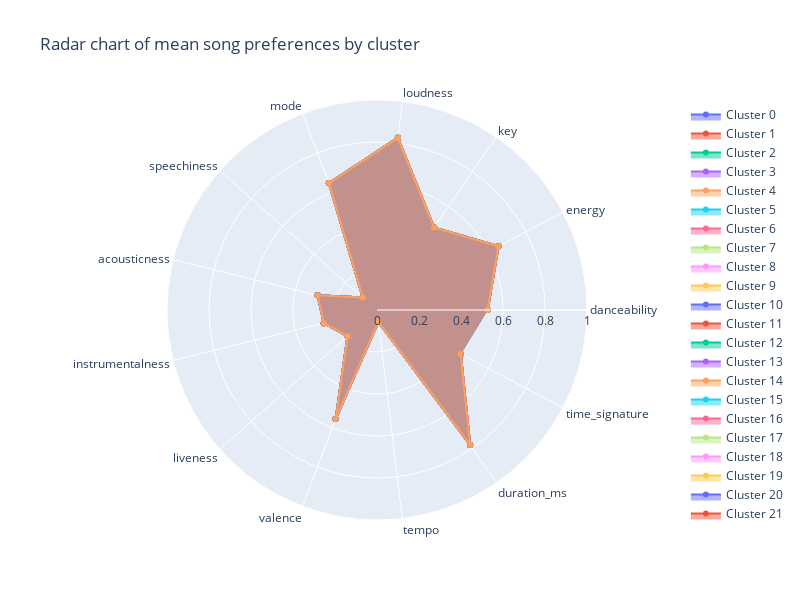

The notebook cell this image was saved under:
### Markdown cell above
####  Cluster analysis - radar chart

Having calculated the average score for each food by cluster, we now have a matrix that we can analyse. However, as data scientists with coding skills, we can visualise this information to gain a clearer understanding of why certain people are clustered together and why others aren't.

Visualising the data can help us to identify patterns and trends that would be difficult to see in a matrix. For example, we might be able to see that certain foods are consistently grouped together, while others are more spread out. This could suggest that there are different subgroups of students with different dietary preferences.

We can also use visualisation to identify outliers. For example, we might find a few students who have very different food preferences than the rest of the group. This could be due to a variety of factors, such as cultural background, medical conditions, or personal preferences.

### Code cell
# State the label for each arm of the chart
import plotly.graph_objects as go
categories = ['danceability', 'energy', 'key', 'loudness', 'mode', 'speechiness',
       'acousticness', 'instrumentalness', 'liveness', 'valence', 'tempo',
       'duration_ms', 'time_signature']

# Create an empty list to store the objects
trace_objects = []

# Iterate over the unique cluster numbers and add an object for each cluster to the list
for cluster in sorted(songs_df_cl_mm['clusters'].unique()):
  cluster_song_means = go.Scatterpolar(
    r=[songs_df_cl_mm.loc[songs_df_cl_mm['clusters'] == clusters, 'danceability'].mean(),
      songs_df_cl_mm.loc[songs_df_cl_mm['clusters'] == clusters, 'energy'].mean(),
      songs_df_cl_mm.loc[songs_df_cl_mm['clusters'] == clusters, 'key'].mean(),
      songs_df_cl_mm.loc[songs_df_cl_mm['clusters'] == clusters, 'loudness'].mean(),
      songs_df_cl_mm.loc[songs_df_cl_mm['clusters'] == clusters, 'mode'].mean(),
      songs_df_cl_mm.loc[songs_df_cl_mm['clusters'] == clusters, 'speechiness'].mean(),
      songs_df_cl_mm.loc[songs_df_cl_mm['clusters'] == clusters, 'acousticness'].mean(),
      songs_df_cl_mm.loc[songs_df_cl_mm['clusters'] == clusters, 'instrumentalness'].mean(),
      songs_df_cl_mm.loc[songs_df_cl_mm['clusters'] == clusters, 'liveness'].mean(),
      songs_df_cl_mm.loc[songs_df_cl_mm['clusters'] == clusters, 'tempo'].mean(),
      songs_df_cl_mm.loc[songs_df_cl_mm['clusters'] == clusters, 'duration_ms'].mean(),
      songs_df_cl_mm.loc[songs_df_cl_mm['clusters'] == clusters, 'time_signature'].mean(),
      songs_df_cl_mm.loc[songs_df_cl_mm['clusters'] == clusters, 'valence'].mean()],
    theta=categories,
    fill='toself',
    name=f'Cluster {cluster}'
  )
  trace_objects.append(cluster_song_means)

# Add the objects to the figure
fig = go.Figure()
fig.add_traces(trace_objects)

# Add extras to the plot such as title
# You'll always need `polar=dict(radialaxis=dict(visible=True,range=[0, 1]))` when creating a radar plot
fig.update_layout(
  title_text = 'Radar chart of mean song preferences by cluster',
  height = 600,
  width = 800,
  polar=dict(
    radialaxis=dict(
      visible=True,
      range=[0, 1]
    )),
  showlegend=True
)

# Show the initialised plot and the layers
fig.show()

### Figure 1 — Plotly figure (JSON) as saved in the notebook; plotly's stock layout.template omitted (floating-point values rounded to 4 significant figures)
{"data": [{"fill": "toself", "name": "Cluster 0", "r": [0.5269, 0.6536, 0.4777, 0.8259, 0.6462, 0.09061, 0.2912, 0.2613, 0.1878, 0.5548, 0.05687, 0.7806, 0.4504], "theta": ["danceability", "energy", "key", "loudness", "mode", "speechiness", "acousticness", "instrumentalness", "liveness", "valence", "tempo", "duration_ms", "time_signature"], "type": "scatterpolar"}, {"fill": "toself", "name": "Cluster 1", "r": [0.5269, 0.6536, 0.4777, 0.8259, 0.6462, 0.09061, 0.2912, 0.2613, 0.1878, 0.5548, 0.05687, 0.7806, 0.4504], "theta": ["danceability", "energy", "key", "loudness", "mode", "speechiness", "acousticness", "instrumentalness", "liveness", "valence", "tempo", "duration_ms", "time_signature"], "type": "scatterpolar"}, {"fill": "toself", "name": "Cluster 2", "r": [0.5269, 0.6536, 0.4777, 0.8259, 0.6462, 0.09061, 0.2912, 0.2613, 0.1878, 0.5548, 0.05687, 0.7806, 0.4504], "theta": ["danceability", "energy", "key", "loudness", "mode", "speechiness", "acousticness", "instrumentalness", "liveness", "valence", "tempo", "duration_ms", "time_signature"], "type": "scatterpolar"}, {"fill": "toself", "name": "Cluster 3", "r": [0.5269, 0.6536, 0.4777, 0.8259, 0.6462, 0.09061, 0.2912, 0.2613, 0.1878, 0.5548, 0.05687, 0.7806, 0.4504], "theta": ["danceability", "energy", "key", "loudness", "mode", "speechiness", "acousticness", "instrumentalness", "liveness", "valence", "tempo", "duration_ms", "time_signature"], "type": "scatterpolar"}, {"fill": "toself", "name": "Cluster 4", "r": [0.5269, 0.6536, 0.4777, 0.8259, 0.6462, 0.09061, 0.2912, 0.2613, 0.1878, 0.5548, 0.05687, 0.7806, 0.4504], "theta": ["danceability", "energy", "key", "loudness", "mode", "speechiness", "acousticness", "instrumentalness", "liveness", "valence", "tempo", "duration_ms", "time_signature"], "type": "scatterpolar"}, {"fill": "toself", "name": "Cluster 5", "r": [0.5269, 0.6536, 0.4777, 0.8259, 0.6462, 0.09061, 0.2912, 0.2613, 0.1878, 0.5548, 0.05687, 0.7806, 0.4504], "theta": ["danceability", "energy", "key", "loudness", "mode", "speechiness", "acousticness", "instrumentalness", "liveness", "valence", "tempo", "duration_ms", "time_signature"], "type": "scatterpolar"}, {"fill": "toself", "name": "Cluster 6", "r": [0.5269, 0.6536, 0.4777, 0.8259, 0.6462, 0.09061, 0.2912, 0.2613, 0.1878, 0.5548, 0.05687, 0.7806, 0.4504], "theta": ["danceability", "energy", "key", "loudness", "mode", "speechiness", "acousticness", "instrumentalness", "liveness", "valence", "tempo", "duration_ms", "time_signature"], "type": "scatterpolar"}, {"fill": "toself", "name": "Cluster 7", "r": [0.5269, 0.6536, 0.4777, 0.8259, 0.6462, 0.09061, 0.2912, 0.2613, 0.1878, 0.5548, 0.05687, 0.7806, 0.4504], "theta": ["danceability", "energy", "key", "loudness", "mode", "speechiness", "acousticness", "instrumentalness", "liveness", "valence", "tempo", "duration_ms", "time_signature"], "type": "scatterpolar"}, {"fill": "toself", "name": "Cluster 8", "r": [0.5269, 0.6536, 0.4777, 0.8259, 0.6462, 0.09061, 0.2912, 0.2613, 0.1878, 0.5548, 0.05687, 0.7806, 0.4504], "theta": ["danceability", "energy", "key", "loudness", "mode", "speechiness", "acousticness", "instrumentalness", "liveness", "valence", "tempo", "duration_ms", "time_signature"], "type": "scatterpolar"}, {"fill": "toself", "name": "Cluster 9", "r": [0.5269, 0.6536, 0.4777, 0.8259, 0.6462, 0.09061, 0.2912, 0.2613, 0.1878, 0.5548, 0.05687, 0.7806, 0.4504], "theta": ["danceability", "energy", "key", "loudness", "mode", "speechiness", "acousticness", "instrumentalness", "liveness", "valence", "tempo", "duration_ms", "time_signature"], "type": "scatterpolar"}, {"fill": "toself", "name": "Cluster 10", "r": [0.5269, 0.6536, 0.4777, 0.8259, 0.6462, 0.09061, 0.2912, 0.2613, 0.1878, 0.5548, 0.05687, 0.7806, 0.4504], "theta": ["danceability", "energy", "key", "loudness", "mode", "speechiness", "acousticness", "instrumentalness", "liveness", "valence", "tempo", "duration_ms", "time_signature"], "type": "scatterpolar"}, {"fill": "toself", "name": "Cluster 11", "r": [0.5269, 0.6536, 0.4777, 0.8259, 0.6462, 0.09061, 0.2912, 0.2613, 0.1878, 0.5548, 0.05687, 0.7806, 0.4504], "theta": ["danceability", "energy", "key", "loudness", "mode", "speechiness", "acousticness", "instrumentalness", "liveness", "valence", "tempo", "duration_ms", "time_signature"], "type": "scatterpolar"}, {"fill": "toself", "name": "Cluster 12", "r": [0.5269, 0.6536, 0.4777, 0.8259, 0.6462, 0.09061, 0.2912, 0.2613, 0.1878, 0.5548, 0.05687, 0.7806, 0.4504], "theta": ["danceability", "energy", "key", "loudness", "mode", "speechiness", "acousticness", "instrumentalness", "liveness", "valence", "tempo", "duration_ms", "time_signature"], "type": "scatterpolar"}, {"fill": "toself", "name": "Cluster 13", "r": [0.5269, 0.6536, 0.4777, 0.8259, 0.6462, 0.09061, 0.2912, 0.2613, 0.1878, 0.5548, 0.05687, 0.7806, 0.4504], "theta": ["danceability", "energy", "key", "loudness", "mode", "speechiness", "acousticness", "instrumentalness", "liveness", "valence", "tempo", "duration_ms", "time_signature"], "type": "scatterpolar"}, {"fill": "toself", "name": "Cluster 14", "r": [0.5269, 0.6536, 0.4777, 0.8259, 0.6462, 0.09061, 0.2912, 0.2613, 0.1878, 0.5548, 0.05687, 0.7806, 0.4504], "theta": ["danceability", "energy", "key", "loudness", "mode", "speechiness", "acousticness", "instrumentalness", "liveness", "valence", "tempo", "duration_ms", "time_signature"], "type": "scatterpolar"}, {"fill": "toself", "name": "Cluster 15", "r": [0.5269, 0.6536, 0.4777, 0.8259, 0.6462, 0.09061, 0.2912, 0.2613, 0.1878, 0.5548, 0.05687, 0.7806, 0.4504], "theta": ["danceability", "energy", "key", "loudness", "mode", "speechiness", "acousticness", "instrumentalness", "liveness", "valence", "tempo", "duration_ms", "time_signature"], "type": "scatterpolar"}, {"fill": "toself", "name": "Cluster 16", "r": [0.5269, 0.6536, 0.4777, 0.8259, 0.6462, 0.09061, 0.2912, 0.2613, 0.1878, 0.5548, 0.05687, 0.7806, 0.4504], "theta": ["danceability", "energy", "key", "loudness", "mode", "speechiness", "acousticness", "instrumentalness", "liveness", "valence", "tempo", "duration_ms", "time_signature"], "type": "scatterpolar"}, {"fill": "toself", "name": "Cluster 17", "r": [0.5269, 0.6536, 0.4777, 0.8259, 0.6462, 0.09061, 0.2912, 0.2613, 0.1878, 0.5548, 0.05687, 0.7806, 0.4504], "theta": ["danceability", "energy", "key", "loudness", "mode", "speechiness", "acousticness", "instrumentalness", "liveness", "valence", "tempo", "duration_ms", "time_signature"], "type": "scatterpolar"}, {"fill": "toself", "name": "Cluster 18", "r": [0.5269, 0.6536, 0.4777, 0.8259, 0.6462, 0.09061, 0.2912, 0.2613, 0.1878, 0.5548, 0.05687, 0.7806, 0.4504], "theta": ["danceability", "energy", "key", "loudness", "mode", "speechiness", "acousticness", "instrumentalness", "liveness", "valence", "tempo", "duration_ms", "time_signature"], "type": "scatterpolar"}, {"fill": "toself", "name": "Cluster 19", "r": [0.5269, 0.6536, 0.4777, 0.8259, 0.6462, 0.09061, 0.2912, 0.2613, 0.1878, 0.5548, 0.05687, 0.7806, 0.4504], "theta": ["danceability", "energy", "key", "loudness", "mode", "speechiness", "acousticness", "instrumentalness", "liveness", "valence", "tempo", "duration_ms", "time_signature"], "type": "scatterpolar"}, {"fill": "toself", "name": "Cluster 20", "r": [0.5269, 0.6536, 0.4777, 0.8259, 0.6462, 0.09061, 0.2912, 0.2613, 0.1878, 0.5548, 0.05687, 0.7806, 0.4504], "theta": ["danceability", "energy", "key", "loudness", "mode", "speechiness", "acousticness", "instrumentalness", "liveness", "valence", "tempo", "duration_ms", "time_signature"], "type": "scatterpolar"}, {"fill": "toself", "name": "Cluster 21", "r": [0.5269, 0.6536, 0.4777, 0.8259, 0.6462, 0.09061, 0.2912, 0.2613, 0.1878, 0.5548, 0.05687, 0.7806, 0.4504], "theta": ["danceability", "energy", "key", "loudness", "mode", "speechiness", "acousticness", "instrumentalness", "liveness", "valence", "tempo", "duration_ms", "time_signature"], "type": "scatterpolar"}, {"fill": "toself", "name": "Cluster 22", "r": [0.5269, 0.6536, 0.4777, 0.8259, 0.6462, 0.09061, 0.2912, 0.2613, 0.1878, 0.5548, 0.05687, 0.7806, 0.4504], "theta": ["danceability", "energy", "key", "loudness", "mode", "speechiness", "acousticness", "instrumentalness", "liveness", "valence", "tempo", "duration_ms", "time_signature"], "type": "scatterpolar"}, {"fill": "toself", "name": "Cluster 23", "r": [0.5269, 0.6536, 0.4777, 0.8259, 0.6462, 0.09061, 0.2912, 0.2613, 0.1878, 0.5548, 0.05687, 0.7806, 0.4504], "theta": ["danceability", "energy", "key", "loudness", "mode", "speechiness", "acousticness", "instrumentalness", "liveness", "valence", "tempo", "duration_ms", "time_signature"], "type": "scatterpolar"}, {"fill": "toself", "name": "Cluster 24", "r": [0.5269, 0.6536, 0.4777, 0.8259, 0.6462, 0.09061, 0.2912, 0.2613, 0.1878, 0.5548, 0.05687, 0.7806, 0.4504], "theta": ["danceability", "energy", "key", "loudness", "mode", "speechiness", "acousticness", "instrumentalness", "liveness", "valence", "tempo", "duration_ms", "time_signature"], "type": "scatterpolar"}], "layout": {"height": 600, "polar": {"radialaxis": {"range": [0, 1], "visible": true}}, "showlegend": true, "title": {"text": "Radar chart of mean song preferences by cluster"}, "width": 800}}
